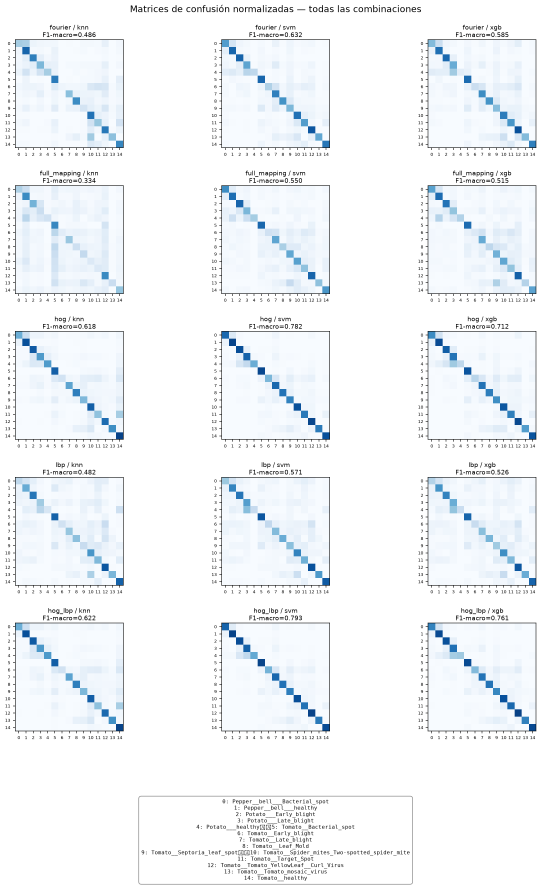
#> input picture confusion_matrices_grid.png, 1623 x 2660 px (shown at 1/3 size)
$ python -i Operations.py   (imports and definitions only)   (older library calls are emulated)
#> lines starting #> are read from the running program, lines starting #| are printed output that depends on the picture
#> further down, picture is the input picture: shape (2660, 1623, 3); mean B, G, R 247.9, 244.8, 241.3
import os

from matplotlib import image
import numpy as np
import cv2
import urllib.request

# [53 lines left out: functions toBnW, toHSV, toLAB, pickLABChannel, pickRGBChannel, pickHSVChannel, not called in this run]

def thresh(img,th):
    # returns a binarized thresholded image
    return (img > th).astype(np.uint8) * 255

# [98 lines left out: functions otsu_thresh, lab_or_hsv_thresh, extract_custom_fft_concat, not called in this run]

def extract_hog_features(img, cell_size=(8, 8), block_size=(2, 2), nbins=9):
    """
    Extracts HOG features using native OpenCV HOGDescriptor if available,
    falling back to vectorized NumPy/Sobel gradient binning.
    """
#> called with cell_size = (8, 8), block_size = (2, 2), nbins = 9
    gray = cv2.cvtColor(img, cv2.COLOR_BGR2GRAY) if len(img.shape) == 3 else img
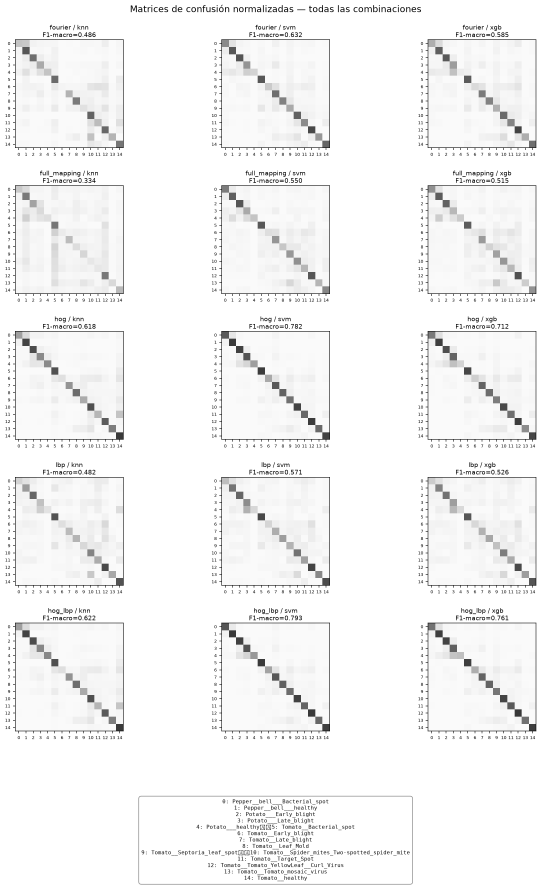
#> gray: shape (2660, 1623) (shown at 1/3 size); min 0, max 255, mean 244.1

    # Try native OpenCV HOGDescriptor
    if hasattr(cv2, 'HOGDescriptor'):
        win_w = (gray.shape[1] // cell_size[1]) * cell_size[1]
#> win_w = 1616
        win_h = (gray.shape[0] // cell_size[0]) * cell_size[0]
#> win_h = 2656

        if win_w > 0 and win_h > 0:
            gray_resized = cv2.resize(gray, (win_w, win_h))
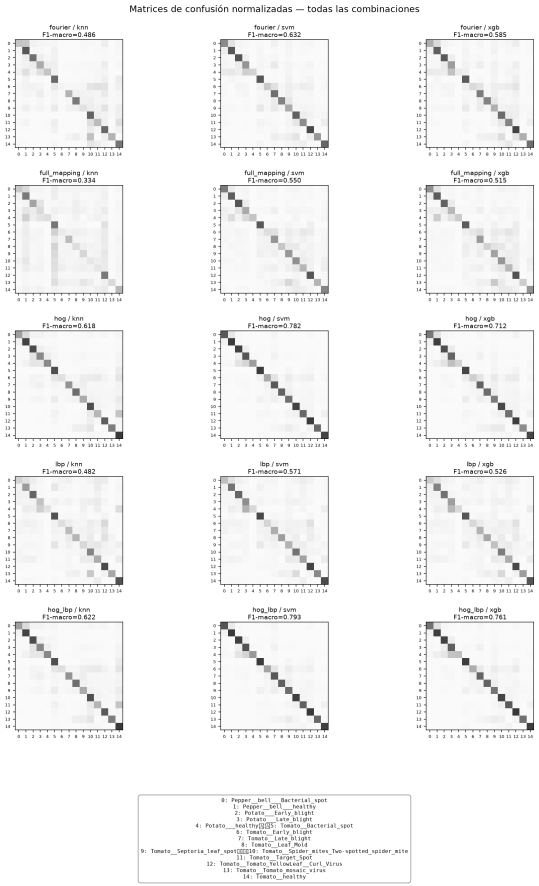
#> gray_resized: shape (2656, 1616) (shown at 1/3 size); min 0, max 255, mean 244.1
            block_w = block_size[1] * cell_size[1]
            block_h = block_size[0] * cell_size[0]
            stride_w = cell_size[1]
            stride_h = cell_size[0]

            hog = cv2.HOGDescriptor(
                _winSize=(win_w, win_h),
                _blockSize=(block_w, block_h),
                _blockStride=(stride_w, stride_h),
                _cellSize=(cell_size[1], cell_size[0]),
                _nbins=nbins
            )
            feats = hog.compute(gray_resized)
            if feats is not None:
                return feats.flatten()

    # Vectorized Pure-Python/Sobel Fallback
    gx = cv2.Sobel(gray, cv2.CV_32F, 1, 0, ksize=1)
    gy = cv2.Sobel(gray, cv2.CV_32F, 0, 1, ksize=1)
    mag, angle = cv2.cartToPolar(gx, gy, angleInDegrees=True)
    del gx, gy
    angle = angle % 180.0

    cell_h, cell_w = cell_size
    n_cells_y = gray.shape[0] // cell_h
    n_cells_x = gray.shape[1] // cell_w

    if n_cells_y == 0 or n_cells_x == 0:
        return np.array([], dtype=np.float32)

    # Crop to exact cell grid boundaries
    mag = mag[:n_cells_y * cell_h, :n_cells_x * cell_w]
    angle = angle[:n_cells_y * cell_h, :n_cells_x * cell_w]

    bin_width = 180.0 / nbins
    bin_idx = (angle // bin_width).astype(int) % nbins
    del angle

    # Bin accumulation via vector reshaping
    mag_reshaped = mag.reshape(n_cells_y, cell_h, n_cells_x, cell_w).swapaxes(1, 2)
    bin_reshaped = bin_idx.reshape(n_cells_y, cell_h, n_cells_x, cell_w).swapaxes(1, 2)
    del mag, bin_idx

    histograms = np.zeros((n_cells_y, n_cells_x, nbins), dtype=np.float32)
    for b in range(nbins):
        histograms[:, :, b] = np.sum(mag_reshaped * (bin_reshaped == b), axis=(2, 3))

    del mag_reshaped, bin_reshaped
    return histograms.flatten()


# [106 lines left out: functions extract_lbp_features, download_default_dictionary, extract_bow_features, not called in this run]

>>> import cv2
>>> picture = cv2.imread('confusion_matrices_grid.png')
>>> result = extract_hog_features(picture)

$ run again, on f1_comparison.png
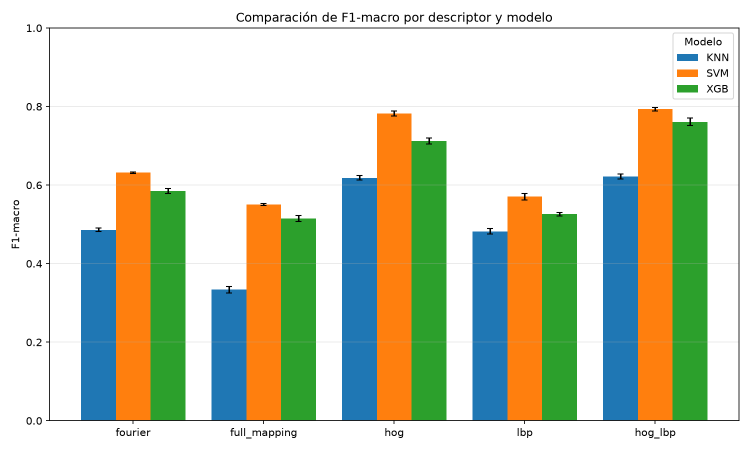
#> input picture f1_comparison.png, 1500 x 900 px (shown at 1/2 size)
#> picture is the input picture: shape (900, 1500, 3); mean B, G, R 185.4, 208.8, 202.2
#> in extract_hog_features, `gray = cv2.cvtColor(img, cv2.COLOR_BGR2GRAY) if len(img.shape) == 3 el..`:
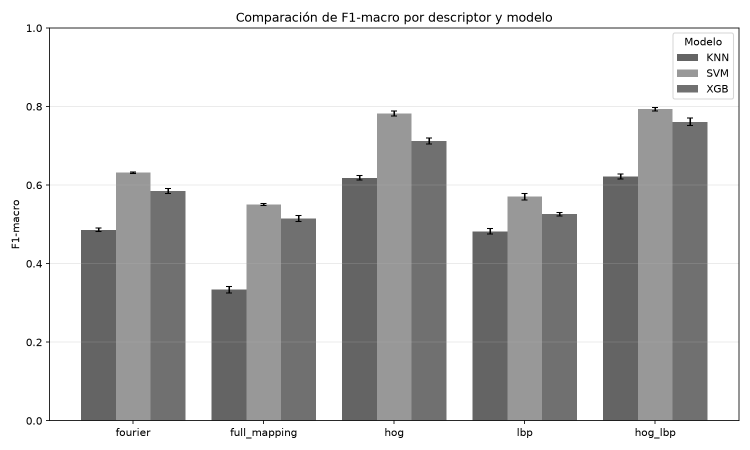
#> gray: shape (900, 1500) (shown at 1/2 size); min 0, max 255, mean 204.1
